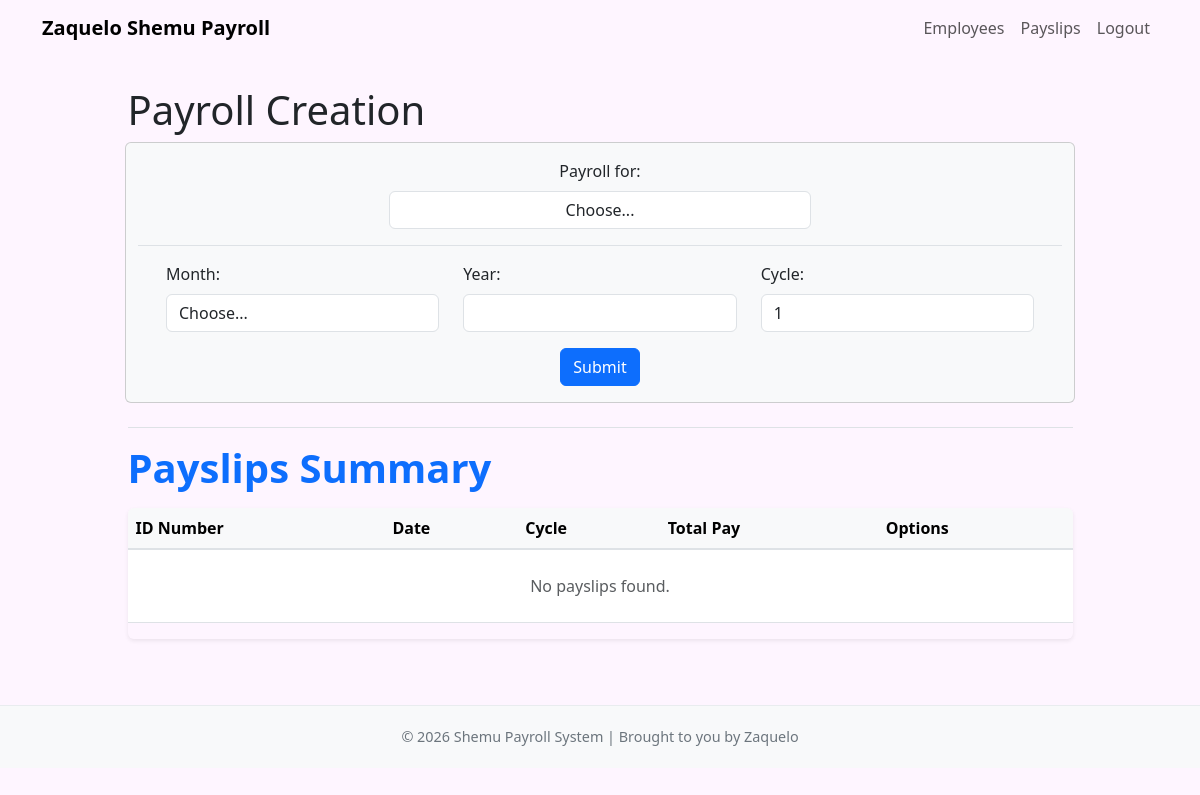
The page /payslips/ (signed in) on the database as committed earlier.
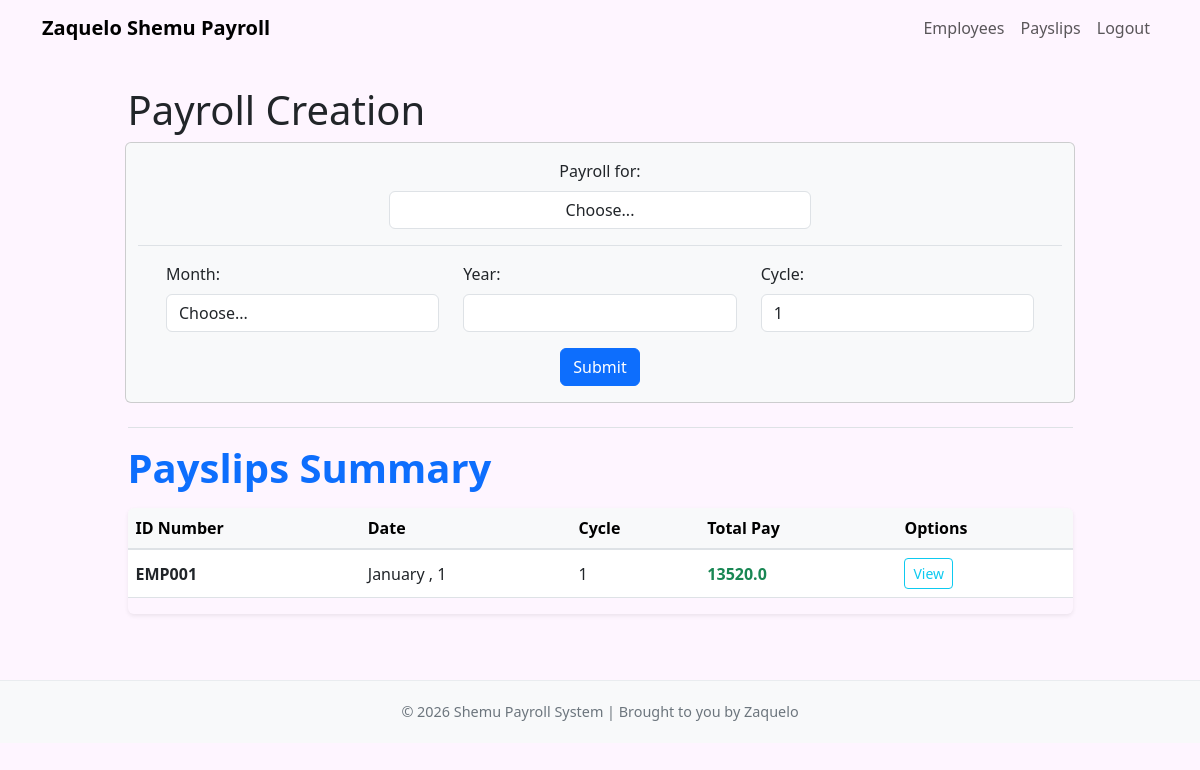
The same page on the database as committed later.
### payroll_app/models.py (models this page shows, shortened)
class Payslip(models.Model):
    id_number = models.ForeignKey(Employee, on_delete=models.CASCADE)
    month = models.CharField(max_length=100)
    date_range = models.CharField(max_length=100)
    year = models.CharField(max_length=4)
    pay_cycle = models.IntegerField()
    rate = models.FloatField()
    earnings_allowance = models.FloatField(default=0)
    overtime = models.FloatField(default=0)
    deductions_tax = models.FloatField(default=0)
    deductions_health = models.FloatField(default=0)
    pag_ibig = models.FloatField(default=0)
    sss = models.FloatField(default=0)
    total_pay = models.FloatField(default=0)

class Employee(models.Model):
    name = models.CharField(max_length=255)
    id_number = models.CharField(max_length=100, unique=True)
    rate = models.FloatField()
    overtime_pay = models.FloatField(null=True, blank=True, default=0)
    allowance = models.FloatField(null=True, blank=True, default=0)

### payroll_app/views.py (the view, shortened to what this page needs)
# urls.py: path('payslips/', views.payslips_list, name='payslips_list'),
@login_required
def payslips_list(request):
    if not _require_admin(request):
        employee = _get_employee_from_user(request.user)
        if employee is None:
            return HttpResponseForbidden("No employee record is linked to this account.")
        payslips = Payslip.objects.filter(id_number=employee)
        return render(request, 'payroll_app/payslips/payslips_list.html', {'payslips': payslips})
    payslips = Payslip.objects.all()
    employees = Employee.objects.all()
    return render(request, 'payroll_app/payslips/payslips_list.html', {
        'payslips': payslips,
        'employees': employees
    })

### payroll_app/views.py (called while the page is built)
def _is_admin(user):
    return user.is_staff or user.is_superuser

def _require_admin(request):
    return _is_admin(request.user)

### payroll_app/templates/payroll_app/payslips/payslips_list.html (shortened to what this page needs)
{% extends 'payroll_app/base.html' %}
{% block content %}
<div class="row justify-content-center py-3">
    {% if request.user.is_staff or request.user.is_superuser %}
    <h1 style="width: 85%">Payroll Creation</h1>
    <form id="add_menu_form" method="POST" class="card bg-light col-10">
        <div class="row justify-content-center mx-3 my-3">
            <div class="col-6">
                <label for="employee_id" class="form-label text-center w-100">Payroll for:</label>
                <select name="employee_id" class="form-control text-center" id="employee_id" required>
                    <option value="">Choose...</option>
                </select>
            </div>
        </div>
        <span class="border-bottom d-block w-100"></span>
        <div class="row mx-3 my-3">
            <div class="col-4">
                <label for="month" class="form-label">Month:</label>
                <select name="month" class="form-control" id="month" required>
                    <option value="">Choose...</option>
                </select>
            </div>
            <div class="col-4">
                <label for="year" class="form-label">Year:</label>
                <input type="number" class="form-control" id="year" name="year" min="1" required>
            </div>
            <div class="col-4">
                <label for="pay_cycle" class="form-label">Cycle:</label>
                <select name="pay_cycle" class="form-control" id="pay_cycle" required>
                    <option value="1">1</option>
                </select>
            </div>
        </div>
        <div class="text-center mb-3">
            <button type="submit" class="btn btn-primary mx-3">Submit</button>
        </div>
    </form>
    {% endif %}
    <div style="width: 85%">
        <span class="border-bottom d-block mt-4"></span>
        <div class="d-flex justify-content-between align-items-center mb-3 mt-3">
            <h1 class="fw-bold text-primary mb-0">Payslips Summary</h1>
        </div>
        <div class="table-responsive shadow-sm rounded">
            <table class="table table-hover align-middle">
                <thead class="table-light table-header-separator">
                    <tr>
                        <th scope="col">ID Number</th>
                        <th scope="col">Date</th>
                        <th scope="col">Cycle</th>
                        <th scope="col">Total Pay</th>
                        <th scope="col">Options</th>
                    </tr>
                </thead>
                <tbody>
                    {% for p in payslips %}
                        <tr>
                            <td class="fw-semibold">{{ p.id_number.id_number }}</td>
                            <td>{{ p.month }} {{ p.date_range }}, {{ p.year }}</td>
                            <td>{{ p.pay_cycle }}</td>
                            <td class="text-success fw-bold">{{ p.total_pay }}</td>
                            <td>
                                <a href="{% url 'view_payslip' pk=p.pk %}"
                                   class="btn btn-outline-info btn-sm">
                                    View
                                </a>
                            </td>
                        </tr>
                    {% empty %}
                        <tr>
                            <td colspan="5" class="text-center text-muted py-4">
                                No payslips found.
                            </td>
                        </tr>
                    {% endfor %}
                </tbody>
            </table>
        </div>
    </div>
</div>
{% endblock %}

### payroll_app/templates/payroll_app/base.html (shortened to what this page needs)
<!DOCTYPE html>
<html lang="en">
<head>
    <link href="https://cdn.jsdelivr.net/npm/bootstrap@5.3.0/dist/css/bootstrap.min.css" rel="stylesheet">
</head>
<body>
    {% if request.user.is_authenticated %}
    <nav id="mainNavbar" class="navbar navbar-expand-lg fixed-top navbar-light navbar-transparent">
        <div class="container">
            <a class="navbar-brand" href="{% url 'home' %}">Zaquelo Shemu Payroll</a>
            <div class="collapse navbar-collapse" id="navbarNav">
                <div class="navbar-nav ms-auto">
                    {% if request.user.is_staff or request.user.is_superuser %}
                    <a class="nav-link" href="{% url 'employees_list' %}">Employees</a>
                    {% endif %}
                    <a class="nav-link" href="{% url 'payslips_list' %}">Payslips</a>
                    <a class="nav-link" href="{% url 'logout' %}">Logout</a>
                </div>
            </div>
        </div>
    </nav>
    {% endif %}
    <div class="container">
        {% block content %}
        {% endblock %}
    </div>
    <footer>
        <p>© 2026 Shemu Payroll System | Brought to you by Zaquelo</p>
    </footer>
</body>
</html>

### payroll_app/templates/payroll_app/base.html (style rules this page uses)
body { background-color: #fef5ff; min-height: 100vh; padding-top: 70px; font-family: 'Segoe UI', Tahoma, Geneva, Verdana, sans-serif; }
.navbar { margin-bottom: 20px; transition: background-color 0.3s ease, box-shadow 0.3s ease; }
.navbar-transparent { background: linear-gradient(to right, #ffffff00, #ffffff00) !important; box-shadow: none; }
.navbar .nav-link { position: relative; transition: color 0.3s ease; }
.navbar .nav-link::after { content: ""; position: absolute; left: 0; bottom: -5px; width: 0%; height: 2px; background-color: #ff7373; transition: width 0.3s ease; }
.navbar .navbar-brand { font-family: 'Segoe UI', Tahoma, Geneva, Verdana, sans-serif; font-weight: 600; font-size: 1.25rem; transition: transform 0.2s ease; }
footer { margin-top: 50px; padding: 20px; text-align: center; color: #6c757d; background-color: #f8f9fa; border-top: 1px solid #e9ecef; }
footer p { margin: 0; font-size: 0.9rem; }

### payroll_app/templates/payroll_app/payslips/payslips_list.html (style rules this page uses)
.table-header-separator tr { border-bottom: 2px solid #dee2e6; }

Rows that differ between the two databases and show on the page:
added Payslip: id_number.id_number "EMP001", month "January", year "1", pay_cycle "1", total_pay "13520.0"
Other text that changed with them:
text no longer shown: "No payslips found."
